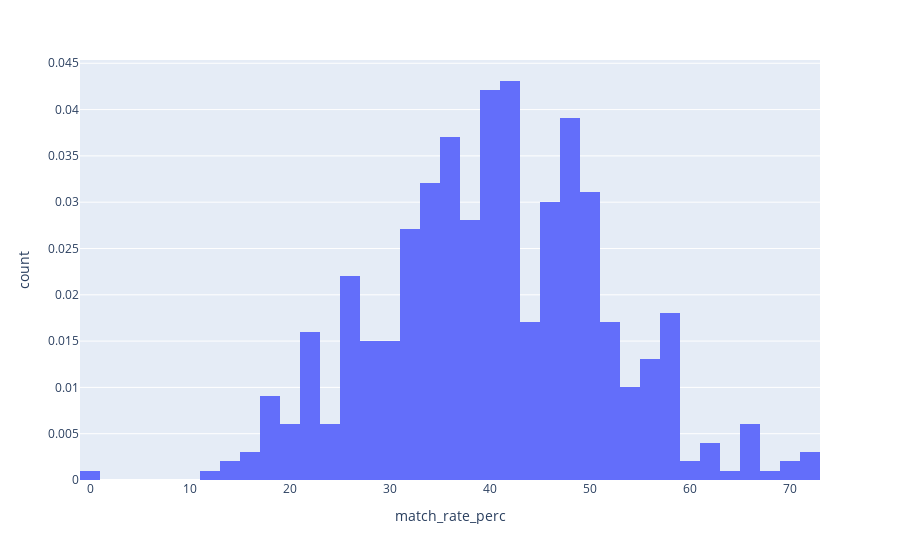

Notebook cell for this chart:
### Code cell
fig = px.histogram(test_df, x='match_rate_perc', histnorm='probability density')
fig.show()

### Figure 1 — Plotly figure (JSON) as saved in the notebook; plotly's stock layout.template omitted (floating-point values rounded to 4 significant figures; data arrays with more than 128 entries replaced by an {"elided": "..."} marker saying what was removed)
{"data": [{"alignmentgroup": "True", "bingroup": "x", "histnorm": "probability density", "hovertemplate": "match_rate_perc=%{x}<br>count=%{y}<extra></extra>", "legendgroup": "", "marker": {"color": "#636efa"}, "name": "", "offsetgroup": "", "orientation": "v", "showlegend": false, "type": "histogram", "x": {"elided": "499 float values"}, "xaxis": "x", "yaxis": "y"}], "layout": {"barmode": "relative", "legend": {"tracegroupgap": 0}, "margin": {"t": 60}, "xaxis": {"anchor": "y", "domain": [0, 1], "title": {"text": "match_rate_perc"}}, "yaxis": {"anchor": "x", "domain": [0, 1], "title": {"text": "count"}}}}
